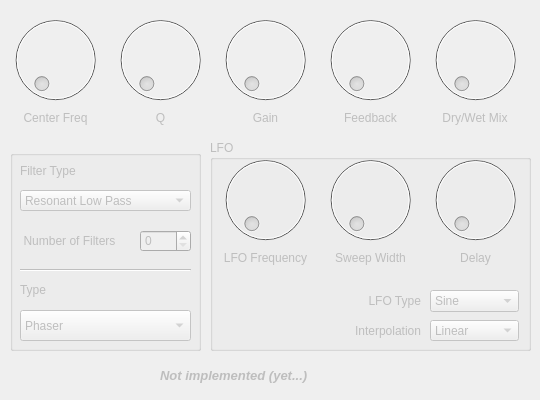
     <widget class="QWidget" name="tab_filter">
      <property name="enabled">
       <bool>false</bool>
      </property>
      <attribute name="title">
       <string>Filtering</string>
      </attribute>
      <widget class="QLabel" name="label_36">
       <property name="geometry">
        <rect>
         <x>250</x>
         <y>110</y>
         <width>31</width>
         <height>16</height>
        </rect>
       </property>
       <property name="text">
        <string>Gain</string>
       </property>
       <property name="alignment">
        <set>Qt::AlignCenter</set>
       </property>
      </widget>
      <widget class="QLabel" name="label_35">
       <property name="geometry">
        <rect>
         <x>440</x>
         <y>110</y>
         <width>70</width>
         <height>16</height>
        </rect>
       </property>
       <property name="text">
        <string>Dry/Wet Mix</string>
       </property>
       <property name="alignment">
        <set>Qt::AlignCenter</set>
       </property>
      </widget>
      <widget class="QDial" name="dial_f_center_freq">
       <property name="geometry">
        <rect>
         <x>0</x>
         <y>10</y>
         <width>111</width>
         <height>100</height>
        </rect>
       </property>
      </widget>
      <widget class="QDial" name="dial_f_Q">
       <property name="geometry">
        <rect>
         <x>110</x>
         <y>10</y>
         <width>101</width>
         <height>100</height>
        </rect>
       </property>
      </widget>
      <widget class="QLabel" name="label_24">
       <property name="geometry">
        <rect>
         <x>150</x>
         <y>110</y>
         <width>21</width>
         <height>16</height>
        </rect>
       </property>
       <property name="text">
        <string>Q</string>
       </property>
       <property name="alignment">
        <set>Qt::AlignCenter</set>
       </property>
      </widget>
      <widget class="QLabel" name="label_23">
       <property name="geometry">
        <rect>
         <x>20</x>
         <y>110</y>
         <width>71</width>
         <height>16</height>
        </rect>
       </property>
       <property name="text">
        <string>Center Freq</string>
       </property>
       <property name="alignment">
        <set>Qt::AlignCenter</set>
       </property>
      </widget>
      <widget class="QLabel" name="label_34">
       <property name="geometry">
        <rect>
         <x>340</x>
         <y>110</y>
         <width>61</width>
         <height>16</height>
        </rect>
       </property>
       <property name="text">
        <string>Feedback</string>
       </property>
       <property name="alignment">
        <set>Qt::AlignCenter</set>
       </property>
      </widget>
      <widget class="QDial" name="dial_f_gain">
       <property name="geometry">
        <rect>
         <x>210</x>
         <y>10</y>
         <width>111</width>
         <height>100</height>
        </rect>
       </property>
      </widget>
      <widget class="QDial" name="dial_f_feedback">
       <property name="geometry">
        <rect>
         <x>320</x>
         <y>10</y>
         <width>101</width>
         <height>100</height>
        </rect>
       </property>
      </widget>
      <widget class="QDial" name="dial_f_dry_wet">
       <property name="geometry">
        <rect>
         <x>420</x>
         <y>10</y>
         <width>111</width>
         <height>100</height>
        </rect>
       </property>
      </widget>
      <widget class="QGroupBox" name="groupBox_7">
       <property name="geometry">
        <rect>
         <x>210</x>
         <y>140</y>
         <width>321</width>
         <height>211</height>
        </rect>
       </property>
       <property name="title">
        <string>LFO</string>
       </property>
       <widget class="QComboBox" name="comboBox_f_inerpolation">
        <property name="geometry">
         <rect>
          <x>220</x>
          <y>180</y>
          <width>89</width>
          <height>21</height>
         </rect>
        </property>
        <item>
         <property name="text">
          <string>Linear</string>
         </property>
        </item>
        <item>
         <property name="text">
          <string>Cubic</string>
         </property>
        </item>
       </widget>
       <widget class="QComboBox" name="comboBox_f_lfo_type">
        <property name="geometry">
         <rect>
          <x>220</x>
          <y>150</y>
          <width>89</width>
          <height>22</height>
         </rect>
        </property>
        <item>
         <property name="text">
          <string>Sine</string>
         </property>
        </item>
        <item>
         <property name="text">
          <string>Triangular</string>
         </property>
        </item>
        <item>
         <property name="text">
          <string>Sawtooth</string>
         </property>
        </item>
        <item>
         <property name="text">
          <string>Square</string>
         </property>
        </item>
       </widget>
       <widget class="QLabel" name="label_25">
        <property name="geometry">
         <rect>
          <x>10</x>
          <y>110</y>
          <width>91</width>
          <height>16</height>
         </rect>
        </property>
        <property name="text">
         <string>LFO Frequency</string>
        </property>
        <property name="alignment">
         <set>Qt::AlignCenter</set>
        </property>
       </widget>
       <widget class="QLabel" name="label_26">
        <property name="geometry">
         <rect>
          <x>240</x>
          <y>110</y>
          <width>51</width>
          <height>16</height>
         </rect>
        </property>
        <property name="text">
         <string>Delay</string>
        </property>
        <property name="alignment">
         <set>Qt::AlignCenter</set>
        </property>
       </widget>
       <widget class="QLabel" name="label_27">
        <property name="geometry">
         <rect>
          <x>120</x>
          <y>110</y>
          <width>81</width>
          <height>16</height>
         </rect>
        </property>
        <property name="text">
         <string>Sweep Width</string>
        </property>
        <property name="alignment">
         <set>Qt::AlignCenter</set>
        </property>
       </widget>
       <widget class="QLabel" name="label_28">
        <property name="geometry">
         <rect>
          <x>150</x>
          <y>150</y>
          <width>61</width>
          <height>21</height>
         </rect>
        </property>
        <property name="text">
         <string>LFO Type</string>
        </property>
        <property name="alignment">
         <set>Qt::AlignRight|Qt::AlignTrailing|Qt::AlignVCenter</set>
        </property>
       </widget>
       <widget class="QLabel" name="label_29">
        <property name="geometry">
         <rect>
          <x>130</x>
          <y>180</y>
          <width>81</width>
          <height>21</height>
         </rect>
        </property>
        <property name="text">
         <string>Interpolation</string>
        </property>
        <property name="alignment">
         <set>Qt::AlignRight|Qt::AlignTrailing|Qt::AlignVCenter</set>
        </property>
       </widget>
       <widget class="QDial" name="dial_f_lfo_delay">
        <property name="geometry">
         <rect>
          <x>210</x>
          <y>10</y>
          <width>111</width>
          <height>100</height>
         </rect>
        </property>
       </widget>
       <widget class="QDial" name="dial_f_width">
        <property name="geometry">
         <rect>
          <x>100</x>
          <y>10</y>
          <width>121</width>
          <height>100</height>
         </rect>
        </property>
       </widget>
       <widget class="QDial" name="dial_f_lfo_freq">
        <property name="geometry">
         <rect>
          <x>0</x>
          <y>10</y>
          <width>111</width>
          <height>100</height>
         </rect>
        </property>
       </widget>
      </widget>
      <widget class="QGroupBox" name="groupBox_3">
       <property name="geometry">
        <rect>
         <x>10</x>
         <y>150</y>
         <width>191</width>
         <height>201</height>
        </rect>
       </property>
       <property name="title">
        <string/>
       </property>
       <property name="flat">
        <bool>false</bool>
       </property>
       <widget class="QLabel" name="label_31">
        <property name="geometry">
         <rect>
          <x>10</x>
          <y>10</y>
          <width>61</width>
          <height>21</height>
         </rect>
        </property>
        <property name="text">
         <string>Filter Type</string>
        </property>
       </widget>
       <widget class="QLabel" name="label_37">
        <property name="geometry">
         <rect>
          <x>10</x>
          <y>80</y>
          <width>99</width>
          <height>21</height>
         </rect>
        </property>
        <property name="text">
         <string>Number of Filters</string>
        </property>
        <property name="alignment">
         <set>Qt::AlignCenter</set>
        </property>
       </widget>
       <widget class="QSpinBox" name="spinBox_f_nfilters">
        <property name="geometry">
         <rect>
          <x>130</x>
          <y>80</y>
          <width>51</width>
          <height>22</height>
         </rect>
        </property>
        <property name="maximum">
         <number>10</number>
        </property>
       </widget>
       <widget class="QComboBox" name="comboBox_f_filter_type">
        <property name="geometry">
         <rect>
          <x>10</x>
          <y>40</y>
          <width>171</width>
          <height>21</height>
         </rect>
        </property>
        <item>
         <property name="text">
          <string>Resonant Low Pass</string>
         </property>
        </item>
       </widget>
       <widget class="QLabel" name="label_33">
        <property name="geometry">
         <rect>
          <x>10</x>
          <y>130</y>
          <width>28</width>
          <height>20</height>
         </rect>
        </property>
        <property name="text">
         <string>Type</string>
        </property>
       </widget>
       <widget class="QComboBox" name="comboBox_f_type">
        <property name="geometry">
         <rect>
          <x>10</x>
          <y>160</y>
          <width>171</width>
          <height>31</height>
         </rect>
        </property>
        <item>
         <property name="text">
          <string>Phaser</string>
         </property>
        </item>
        <item>
         <property name="text">
          <string>Wah-Wah</string>
         </property>
        </item>
       </widget>
       <widget class="Line" name="line_2">
        <property name="geometry">
         <rect>
          <x>10</x>
          <y>110</y>
          <width>171</width>
          <height>20</height>
         </rect>
        </property>
        <property name="orientation">
         <enum>Qt::Horizontal</enum>
        </property>
       </widget>
      </widget>
      <widget class="QLabel" name="label_10">
       <property name="enabled">
        <bool>false</bool>
       </property>
       <property name="geometry">
        <rect>
         <x>160</x>
         <y>360</y>
         <width>221</width>
         <height>31</height>
        </rect>
       </property>
       <property name="font">
        <font>
         <pointsize>10</pointsize>
         <weight>75</weight>
         <italic>true</italic>
         <bold>true</bold>
        </font>
       </property>
       <property name="text">
        <string>Not implemented (yet...)</string>
       </property>
      </widget>
     </widget>
